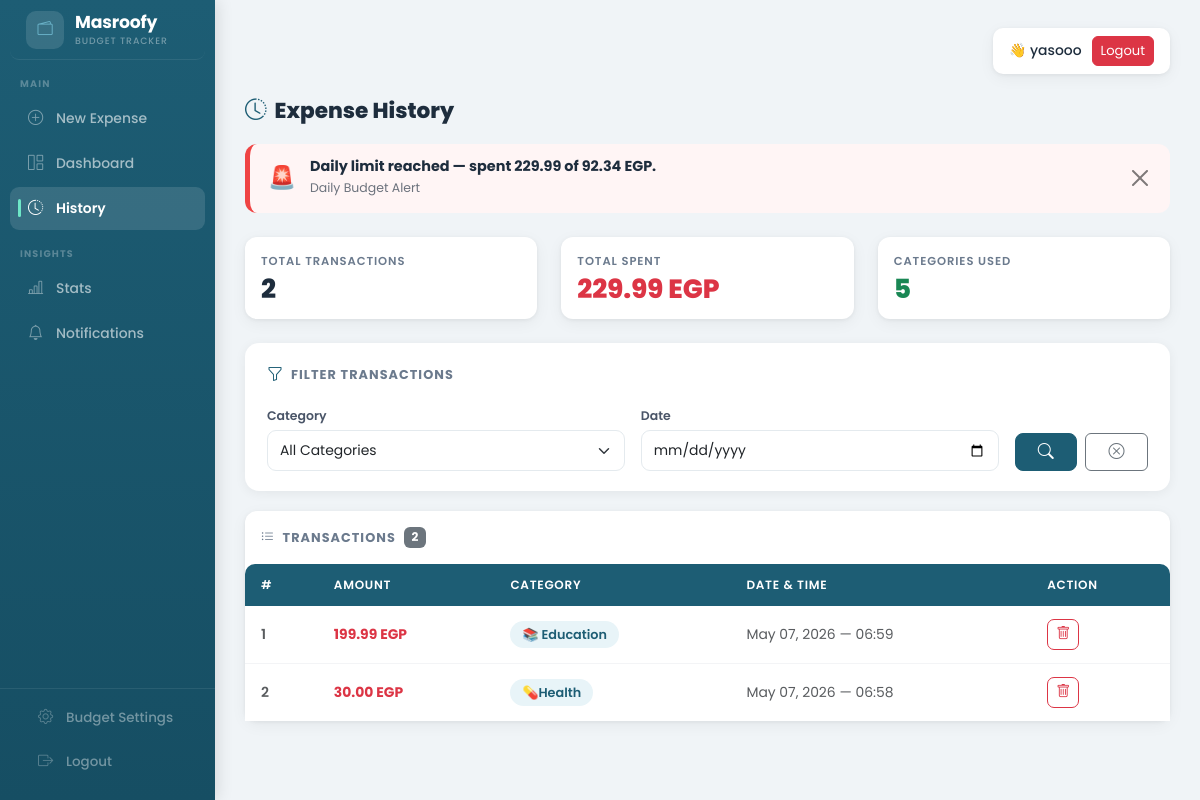
/history/ (signed in), run on an earlier commit of the app's database.
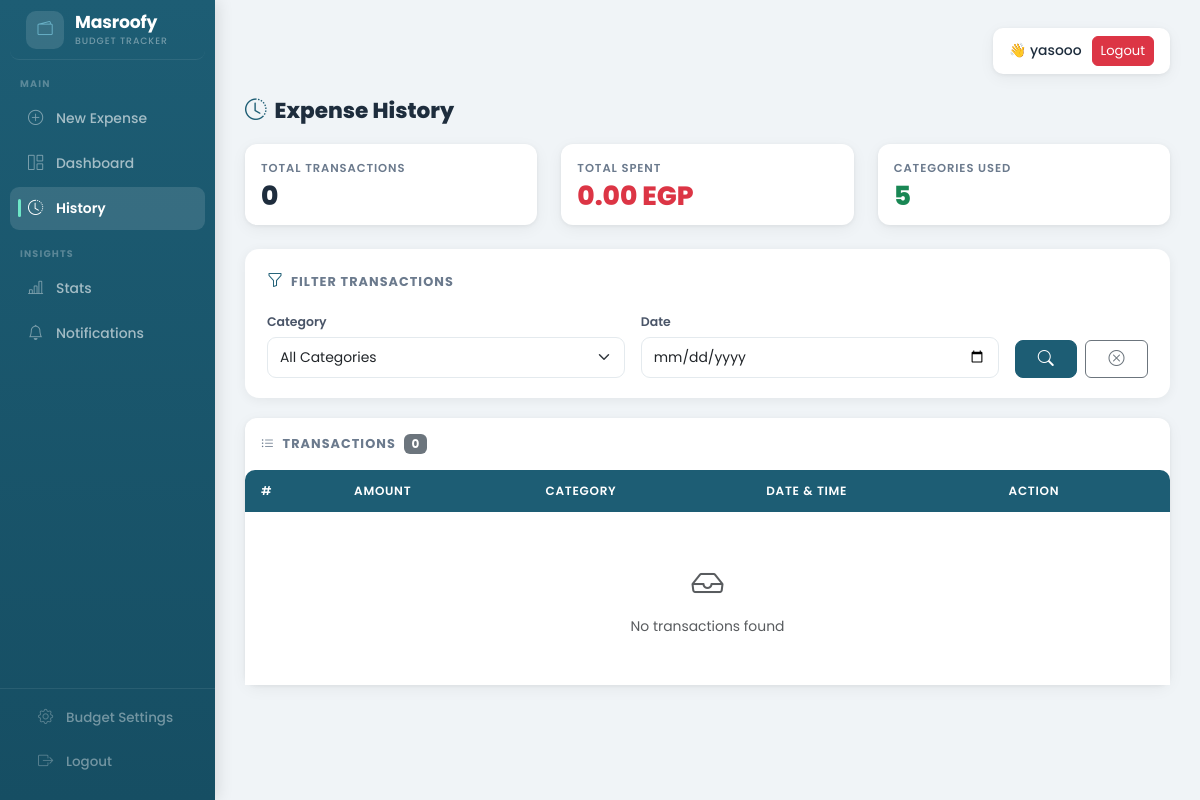
And on a later commit of the database.
### budget/models.py (models this page shows, shortened)
class Transaction(models.Model):
    user = models.ForeignKey(User, on_delete=models.CASCADE)
    objects = TransactionManager()
    amount    = models.FloatField()
    category  = models.ForeignKey(Category, on_delete=models.CASCADE)
    timestamp = models.DateTimeField()
    cycle     = models.ForeignKey(BudgetCycle, on_delete=models.CASCADE)

class Category(models.Model):
    name = models.CharField(max_length=100)
    icon_res_id = models.IntegerField(default=0)

### budget/views.py (the view, shortened to what this page needs)
# urls.py: path('history/',              views.HistoryView.as_view(),      name='history'),
class HistoryView(View):
    def get(self, request):
        cycle = BudgetCycle.objects.filter(user=request.user, is_active=True).first()
        if cycle:
            transactions = Transaction.objects.filter(
                user=request.user,
                cycle=cycle,
                timestamp__date__gte=cycle.start_date,   # ✅ من بداية الـ cycle
                timestamp__date__lte=cycle.end_date,     # ✅ حتى نهاية الـ cycle
            ).select_related("category")
        else:
            transactions = Transaction.objects.none()
        category_id   = request.GET.get("category")
        selected_date = request.GET.get("date")
        if category_id:
            transactions = transactions.filter(category_id=category_id)
        if selected_date:
            transactions = transactions.filter(timestamp__date=selected_date)
        transactions = transactions.order_by("-timestamp")
        total_spent  = transactions.aggregate(total=Sum("amount"))["total"] or 0
        categories = Category.objects.annotate(
            total_spent_cat=Sum(
                "transaction__amount",
                filter=Q(transaction__user=request.user)
            )
        )
        today        = timezone.now().date()
        daily_record = None
        if cycle:
            daily_record, _ = DailyRecord.objects.get_or_create(
                user=request.user, cycle=cycle, date=today,
                defaults={"allocated_limit": cycle.safe_daily_limit, "total_spent": 0.0},
            )
        return render(request, "history.html", {
            "transactions": transactions,
            "categories":   categories,
            "total_spent":  total_spent,
            "cycle":        cycle,
            "daily_alert":  get_daily_alert(daily_record),
            "cycle_alert":  get_cycle_alert(cycle),
        })

### budget/views.py (called while the page is built)
def get_cycle_alert(cycle):
    if not cycle:
        return None
    total = float(cycle.total_allowance)
    spent = float(Transaction.objects.filter(cycle=cycle).aggregate(total=Sum("amount"))["total"] or 0)
    remaining  = total - spent
    percentage = (spent / total * 100) if total > 0 else 0
    if percentage >= 100:
        return {"msg": f"Budget exhausted — spent {spent:.2f} of {total:.2f} EGP.", "type": "danger", "percentage": 100}
    elif percentage >= 80:
        return {"msg": f"Heads up — {percentage:.0f}% used. {remaining:.2f} EGP left.", "type": "warning", "percentage": round(percentage)}
    elif percentage >= 60:
        return {"msg": f"You've used {percentage:.0f}% of your budget. {remaining:.2f} EGP left.", "type": "info", "percentage": round(percentage)}
    return None

### budget/templates/history.html (shortened to what this page needs)
{% extends 'base.html' %}
{% block content %}
<h4 class="page-title"><i class="bi bi-clock-history me-2" style="color:#1D5D74;"></i>Expense History</h4>
{% if daily_alert %}
<div class="alert-banner mb-4"
     style="background:{% if daily_alert.type == 'danger' %}#fff5f5{% elif daily_alert.type == 'warning' %}#fffbeb{% else %}#eff6ff{% endif %};
            border-left: 5px solid {% if daily_alert.type == 'danger' %}#ef4444{% elif daily_alert.type == 'warning' %}#f59e0b{% else %}#3b82f6{% endif %};">
    <span style="font-size:1.4rem;">{% if daily_alert.type == 'danger' %}🚨{% elif daily_alert.type == 'warning' %}⚠️{% else %}ℹ️{% endif %}</span>
    <div>
        <h6>{{ daily_alert.msg }}</h6>
        <small>Daily Budget Alert</small>
    </div>
    <button type="button" class="btn-close ms-auto" data-bs-dismiss="alert"></button>
</div>
{% endif %}
<div class="row mb-4">
    <div class="col-md-4">
        <div class="card stat-card p-3">
            <div class="s-label">Total Transactions</div>
            <div class="s-val">{{ transactions|length }}</div>
        </div>
    </div>
    <div class="col-md-4">
        <div class="card stat-card coral p-3">
            <div class="s-label">Total Spent</div>
            <div class="s-val text-danger">{{ total_spent|floatformat:2 }} EGP</div>
        </div>
    </div>
    <div class="col-md-4">
        <div class="card stat-card green p-3">
            <div class="s-label">Categories Used</div>
            <div class="s-val text-success">{{ categories|length }}</div>
        </div>
    </div>
</div>
<div class="filter-card">
    <div class="d-flex align-items-center mb-3 gap-2">
        <i class="bi bi-funnel" style="color:#1D5D74;"></i>
        <span style="font-size:.8rem;font-weight:700;text-transform:uppercase;letter-spacing:.08em;color:#6b7a8d;">Filter Transactions</span>
    </div>
    <form method="GET">
        <div class="row g-3">
            <div class="col-md-5">
                <label>Category</label>
                <select name="category" class="form-select">
                    <option value="">All Categories</option>
                </select>
            </div>
            <div class="col-md-5">
                <label>Date</label>
                <input type="date" name="date" class="form-control" value="{{ request.GET.date }}">
            </div>
            <div class="col-md-2 d-flex align-items-end">
                <div class="d-flex gap-2 w-100">
                    <button type="submit" class="btn btn-primary w-100"><i class="bi bi-search"></i></button>
                    <a href="/history/" class="btn btn-outline-secondary w-100"><i class="bi bi-x-circle"></i></a>
                </div>
            </div>
        </div>
    </form>
</div>
<div class="card">
    <div class="card-body p-0">
        <div class="d-flex align-items-center p-3 pb-0">
            <span style="font-size:.8rem;font-weight:700;text-transform:uppercase;letter-spacing:.08em;color:#6b7a8d;">
                <i class="bi bi-list-ul me-1"></i> Transactions
            </span>
            <span class="badge bg-secondary ms-2">{{ transactions|length }}</span>
        </div>
        <div class="table-responsive mt-3">
            <table class="table table-hover mb-0">
                <thead>
                    <tr>
                        <th>#</th>
                        <th>Amount</th>
                        <th>Category</th>
                        <th>Date &amp; Time</th>
                        <th>Action</th>
                    </tr>
                </thead>
                <tbody>
                    {% for t in transactions %}
                    <tr>
                        <td class="text-muted fw-semibold">{{ forloop.counter }}</td>
                        <td class="fw-bold text-danger">{{ t.amount|floatformat:2 }} EGP</td>
                        <td><span class="badge-category">{{ t.category.name }}</span></td>
                        <td class="text-muted">{{ t.timestamp|date:"M d, Y — H:i" }}</td>
                        <td>
                            <form method="POST" action="/history/" onsubmit="return confirm('Are you sure you want to delete this transaction?')">
                                <button type="submit" class="btn btn-sm btn-outline-danger" style="border-radius:7px;">
                                    <i class="bi bi-trash"></i>
                                </button>
                            </form>
                        </td>
                    </tr>
                    {% empty %}
                    <tr>
                        <td colspan="5" class="text-center text-muted py-5">
                            <i class="bi bi-inbox fs-2 d-block mb-2"></i>
                            No transactions found
                        </td>
                    </tr>
                    {% endfor %}
                </tbody>
            </table>
        </div>
    </div>
</div>
{% endblock %}

### templates/base.html (shortened to what this page needs)
<!DOCTYPE html>
<html lang="en">
<head>
    <link href="https://cdn.jsdelivr.net/npm/bootstrap@5.3.0/dist/css/bootstrap.min.css" rel="stylesheet">
    <link href="https://cdn.jsdelivr.net/npm/bootstrap-icons@1.10.5/font/bootstrap-icons.css" rel="stylesheet">
</head>
<body class="{% if not user.is_authenticated %}auth-page{% endif %}">
<div class="container-fluid p-0">
    <div class="row g-0">
        {% if user.is_authenticated %}
        <aside class="sidebar p-0" id="appSidebar">
            <a href="/record/" class="sb-brand">
                <div class="sb-brand-icon">
                    <i class="bi bi-wallet2" style="color:#7ecde4;"></i>
                </div>
                <div>
                    <div class="sb-brand-name">Masroofy</div>
                    <span class="sb-brand-sub">Budget Tracker</span>
                </div>
            </a>
            <div class="sb-section">Main</div>
            <a href="/record/"
               class="{% if request.path == '/record/' %}active-link{% endif %}">
                <i class="bi bi-plus-circle"></i>
                <span>New Expense</span>
            </a>
            <a href="/dashboard/"
               class="{% if request.path == '/dashboard/' %}active-link{% endif %}">
                <i class="bi bi-grid-1x2"></i>
                <span>Dashboard</span>
            </a>
            <a href="/history/"
               class="{% if request.path == '/history/' %}active-link{% endif %}">
                <i class="bi bi-clock-history"></i>
                <span>History</span>
            </a>
            <div class="sb-section">Insights</div>
            <a href="/stats/"
               class="{% if request.path == '/stats/' %}active-link{% endif %}">
                <i class="bi bi-bar-chart-line"></i>
                <span>Stats</span>
            </a>
            <a href="/notifications/check/"
               class="{% if request.path == '/notifications/check/' %}active-link{% endif %}">
                <i class="bi bi-bell"></i>
                <span>Notifications</span>
            </a>
            <div class="sb-bottom">
                <a href="/setup/"
                   class="{% if request.path == '/setup/' %}active-link{% endif %}">
                    <i class="bi bi-gear"></i>
                    <span>Budget Settings</span>
                </a>
                <a href="{% url 'logout' %}">
                    <i class="bi bi-box-arrow-right"></i>
                    <span>Logout</span>
                </a>
            </div>
        </aside>
        {% endif %}
<div class="{% if user.is_authenticated %}col main-content{% else %}col-12{% endif %}">
            {% if user.is_authenticated %}
            <div class="topbar d-none d-lg-flex">
                <div class="user-box">
                    <span>👋 {{ user.username }}</span>
                    <a href="{% url 'logout' %}" class="btn btn-danger btn-sm"
                       style="border-radius:6px; font-size:.82rem;">
                        Logout
                    </a>
                </div>
            </div>
            {% endif %}
            {% block content %}{% endblock %}
        </div>
    </div>
</div>
</body>
</html>

### budget/templates/history.html (style rules this page uses)
.stat-card { border-left: 4px solid #1D5D74; border-radius: 12px; }
.stat-card.coral { border-left-color: #D66D55; }
.stat-card.green { border-left-color: #28a745; }
.stat-card .s-label { font-size:.72rem; text-transform:uppercase; letter-spacing:.08em; color:#6b7a8d; font-weight:600; margin-bottom:6px; }
.stat-card .s-val { font-size:1.65rem; font-weight:800; color:#1e2d3d; line-height:1; }
.table thead th { background: #1D5D74; color: white; font-size: .75rem; font-weight: 600; text-transform: uppercase; letter-spacing: .06em; border: none; padding: 12px 16px; }
.table thead th:first-child { border-radius: 10px 0 0 0; }
.table thead th:last-child { border-radius: 0 10px 0 0; }
.table tbody td { padding: 13px 16px; vertical-align: middle; border-bottom: 1px solid #f3f4f6; font-size: .87rem; }
.table tbody tr:last-child td { border-bottom: none; }
.filter-card { background: #fff; border-radius: 14px; padding: 20px 22px; box-shadow: 0 2px 12px rgba(0,0,0,0.06); margin-bottom: 20px; }
.filter-card label { font-size: .78rem; font-weight: 600; color: #4a5568; margin-bottom: 5px; }
.form-control, .form-select { border-radius: 9px; border: 1.5px solid #e4eaee; font-size:.87rem; padding: 9px 12px; }
.page-title { font-weight: 800; font-size: 1.35rem; color: #1e2d3d; margin-bottom: 20px; }

### templates/base.html (style rules this page uses)
:root { --teal: #1D5D74; --teal-dk: #164e63; --coral: #D66D55; --mint: #6ee7c7; --bg: #f0f4f7; --surface: #ffffff; --text: #1e2d3d; --muted: #6b7a8d; --border: #e4eaee; --sh-sm: 0 1px 4px rgba(0,0,0,0.06), 0 4px 16px rgba(0,0,0,0.05); --sh-md: 0 4px 20px rgba(0,0,0,0.1); --radius: 12px; --sb-w: 215px; --bar-h: 58px; }
* { box-sizing: border-box; }
body { font-family: 'Poppins', sans-serif; background: var(--bg); color: var(--text); margin: 0; }
.sidebar { background: linear-gradient(180deg, var(--teal) 0%, var(--teal-dk) 100%); width: var(--sb-w); min-height: 100vh; position: fixed; top: 0; left: 0; z-index: 200; display: flex; flex-direction: column; box-shadow: 2px 0 16px rgba(0,0,0,0.12); transition: transform .3s ease; overflow-y: auto; overflow-x: hidden; }
.sb-brand { padding: 20px 18px 16px; border-bottom: 1px solid rgba(255,255,255,0.08); display: flex; align-items: center; gap: 10px; text-decoration: none; }
.sb-brand-icon { width: 38px; height: 38px; background: rgba(255,255,255,0.12); border-radius: 10px; display: flex; align-items: center; justify-content: center; font-size: 1.1rem; flex-shrink: 0; }
.sb-brand-name { color: #fff; font-size: 1.08rem; font-weight: 700; line-height: 1.1; letter-spacing: -.01em; }
.sb-brand-sub { color: rgba(255,255,255,0.38); font-size: .58rem; font-weight: 500; text-transform: uppercase; letter-spacing: .1em; display: block; margin-top: 2px; }
.sb-section { font-size: .6rem; font-weight: 700; text-transform: uppercase; letter-spacing: .12em; color: rgba(255,255,255,0.28); padding: 16px 20px 5px; }
.sidebar a { position: relative; color: rgba(255,255,255,0.6); text-decoration: none; display: flex; align-items: center; gap: 11px; padding: 10px 16px; border-radius: 9px; margin: 1px 10px; font-size: .87rem; font-weight: 500; transition: all .15s; }
.sidebar a i { font-size: .95rem; width: 19px; text-align: center; flex-shrink: 0; opacity: .7; }
.active-link { background: rgba(255,255,255,0.12) !important; color: #fff !important; font-weight: 600 !important; }
.active-link i { opacity: 1 !important; }
.active-link::before { content: ''; position: absolute; left: 8px; width: 3px; height: 18px; background: var(--mint); border-radius: 2px; }
.sb-bottom { margin-top: auto; padding: 6px 10px 16px; border-top: 1px solid rgba(255,255,255,0.08); }
.sb-bottom a { color: rgba(255,255,255,0.4) !important; font-size: .84rem !important; }
.main-content { margin-left: var(--sb-w); padding: 28px 30px; min-height: 100vh; background: var(--bg); }
.topbar { display: flex; justify-content: flex-end; align-items: center; margin-bottom: 24px; }
.user-box { background: var(--surface); padding: 8px 16px; border-radius: 10px; box-shadow: var(--sh-sm); display: flex; align-items: center; gap: 10px; }
.user-box span { font-weight: 500; font-size: .87rem; }
.card { border: none; border-radius: var(--radius); box-shadow: var(--sh-sm); }
.btn-primary { background-color: var(--teal); border-color: var(--teal); font-weight: 600; border-radius: 8px; }

What changed in the data, as far as the page shows it:
removed Transaction: amount "199.99", category.name "📚 Education", timestamp "May 07, 2026 — 06:59"
removed Transaction: amount "30.00", category.name "💊Health", timestamp "May 07, 2026 — 06:58"
Also different on the page:
{{ transactions|length }}: "2" → "0"
{{ total_spent|floatformat:2 }}: "229.99" → "0.00"
{{ daily_alert.msg }}: "Daily limit reached — spent 229.99 of 92.34 EGP." → (not shown)
text no longer shown: "🚨 Daily Budget Alert"
text now shown: "No transactions found"
